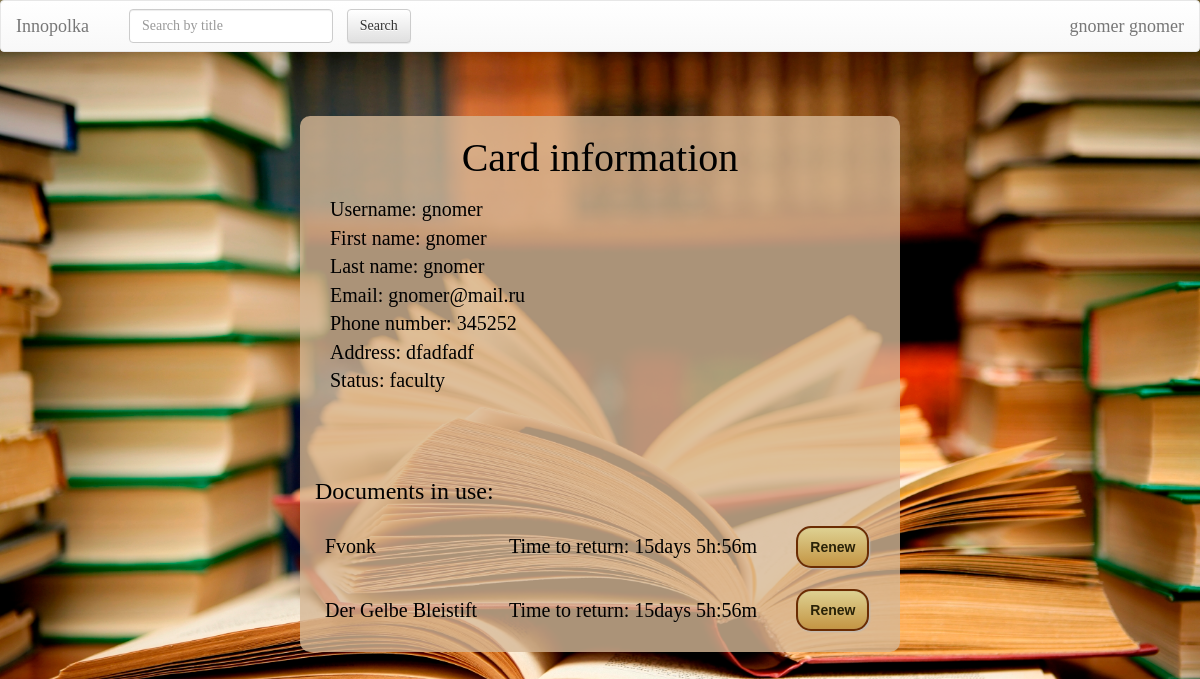
/user/?id=10 (signed in), run on an earlier commit of the app's database.
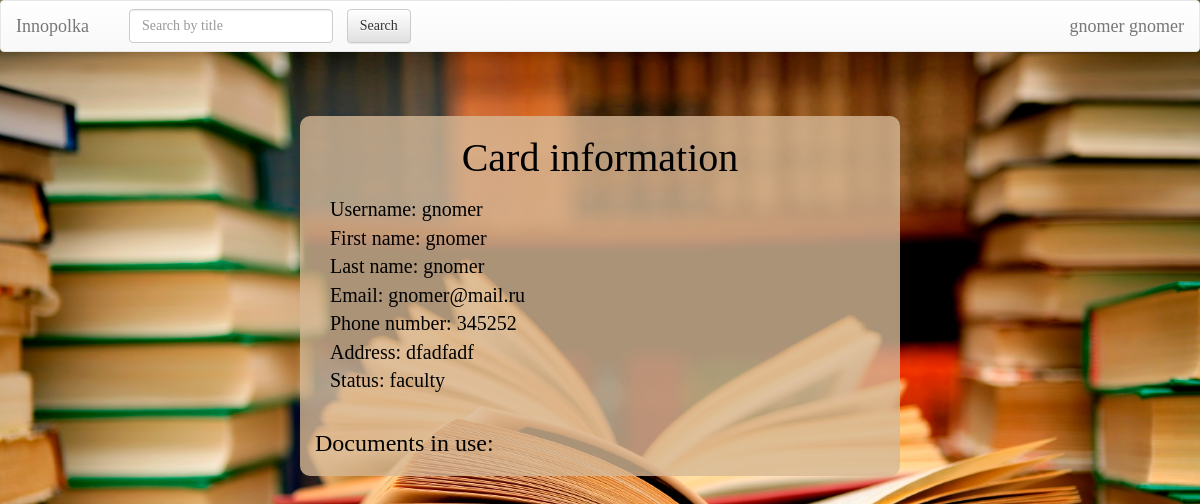
And on a later commit of the database.
### UserCards/models.py (models this page shows, shortened)
class UserProfile(models.Model):
    user = models.OneToOneField(User, on_delete=models.CASCADE)
    phone_number = models.CharField(max_length=15, null=True, blank=True)
    address = models.CharField(max_length=250, null=True, blank=True)
    status = models.CharField(max_length=250, default='student')

### Documents/models.py (models this page shows, shortened)
class DocumentCopy(models.Model):
    doc = models.ForeignKey(Document, blank=True, default=None, on_delete=models.CASCADE) # link document which is checked out
    checked_up_by_whom = models.ForeignKey(User, blank=True, default=None, on_delete=models.CASCADE) # link to holder
    date = models.DateTimeField(default=str(datetime.datetime.today().strftime("%Y-%m-%d %H:%M")))
    returning_date = models.DateTimeField(default=str(datetime.datetime.today().strftime("%Y-%m-%d %H:%M")))
    time_left = models.CharField(null=True, max_length=250)
    fine_price = models.IntegerField(null=True)
    renewed = models.BooleanField(default=False)
    class Meta:
        verbose_name_plural = 'Document copies'
    def __str__(self):
        return self.doc.title

class Document(models.Model):
    title = models.CharField(max_length=250)
    price = models.IntegerField()
    keywords = models.CharField(max_length=250) # the list of keywords stored in string
    authors = models.CharField(max_length=250) # the list of authors in string format splitted by space
    cover = models.CharField(max_length=1000, default="https://lh3.googleusercontent.com/zqfUbCXdb1oGmsNEzNxTjQU5ZlS3x46nQoB83sFbRSlMnpDTZgdVCe_LvCx-rl7sOA=w300")
    copies = models.PositiveIntegerField(default=1)
    type = models.CharField(max_length=100, default='Document')
    is_bestseller = models.BooleanField(default=False)
    is_reference = models.BooleanField(default=False)
    level = models.PositiveIntegerField(default=1)
    room = models.PositiveIntegerField(default=1)

### Documents/librarian_view.py (the view)
    def inner(request, *args, **kwargs):
        if request.user.is_authenticated:
            return func(request, *args, **kwargs)
        return redirect('/')

### Documents/librarian_view.py (called while the page is built)
def need_logged_in(func):
    def inner(request, *args, **kwargs):
        if request.user.is_authenticated:
            return func(request, *args, **kwargs)
        return redirect('/')
    return inner

### UserCards/templates/UserCards/index.html (shortened to what this page needs)
{% extends 'Documents/base.html' %}
{% load staticfiles %}
{% block body %}
    <link rel="stylesheet" type="text/css" href="{% static 'UserCards/usercards_style.css' %}"/>
    <div class="container">
    <h2 class="black">Card information</h2>
    <p>
        {% for field, value in fields %}
            {{ field }}: {{ value }}
            <br>
        {% endfor %}
    </p>
    <div>
        <table class="used-docs">
            <th colspan="3"><h3>Documents in use:</h3></th>
            {% for copy in copies %}
                <tr>
                    <td><a href="/{{ copy.doc.id }}">{{ copy }}</a></td>
                    <td>{{ copy.time_left }}<br></td>
                    {% if user.is_staff %}
                        <td><a class="button" href="/requests/return/?copy_id={{ copy.id }}" onclick="
                                return confirm('Return {{ copy.doc.title }} from {{ copy.checked_up_by_whom.username }} back?');
                                ">Return</a></td>
                    {% else %}
                        <td><button class="button" onclick="
                                    var response = httpGet('/requests/renew/?copy_id={{ copy.id }}').toString();
                                    alert(response);
                                    if (response.substr(0, 3) === 'You') // refresh to see new returning date
                                    window.location.reload(false);
                                    ">Renew
                            </button></td>
                        <br>
                    {% endif %}
                </tr>
            {% endfor %}
        </table>
    </div>
{% endblock %}

### Documents/templates/Documents/base.html (shortened to what this page needs)
<!DOCTYPE html>
<html lang="en">
<head>
    {% load staticfiles %}
    <link rel="stylesheet" href="//maxcdn.bootstrapcdn.com/bootstrap/3.2.0/css/bootstrap.min.css">
    <link rel="stylesheet" href="//maxcdn.bootstrapcdn.com/bootstrap/3.2.0/css/bootstrap-theme.min.css">
    <link rel="stylesheet" type="text/css" href="{% static 'Documents/style.css' %}"/>
</head>
<body>
<nav class="navbar navbar-default">
    <div class="container-fluid">
        <div class="navbar-header">
            <a class="navbar-brand" href="/">Innopolka</a>
        </div>
        <div class="collapse navbar-collapse" id="bs-example-navbar-collapse-1">
            <form class="navbar-form navbar-left" action="/">
                <div class="form-group">
                    <input type="text" class="form-control" name="q" placeholder="Search by title" >
                </div>
                <input type="submit" class="btn btn-default not_wide" value="Search">
            </form>
            <ul class="nav navbar-nav navbar-right">
                {% if user.is_anonymous %}
                    <li><a href="/user/login">Log In</a></li>
                {% elif user.is_authenticated %}
                <ul class="nav navbar-nav navbar-right">
                <li class="nav-item dropdown">
                    <a class="navbar-brand" href="/user/?id={{user.id}}" id="dropdown02" data-toggle="dropdown"
                       aria-haspopup="true" aria-expanded="false">{{ user.first_name }} {{user.last_name}}</a>
            </ul>
                {% endif %}
            </ul>
        </div>
    </div>
</nav>
{% block body %}{% endblock %}
</body>
</html>

### UserCards/static/UserCards/usercards_style.css (style rules this page uses)
body { background-color: #0a0a1f; font-family: Futura; color: white; }

### Documents/templates/Documents/base.html (style rules this page uses)
body { font-family: Futura; color: white; background: url("/Documents/static/images/background.jpg") no-repeat fixed center center; background-size: cover; }
table { border: 3px solid saddlebrown; border-radius: 5px; width: 80%; background-color: rgba(214, 184, 150, 0.8); color: black; empty-cells: hide; text-align: center; margin: 10px; }
.container { background-color: rgba(214, 184, 150, 0.8); color: saddlebrown; font-size: 15px; margin: 0 auto; overflow: visible; position: absolute; left: 38%; top: 25%; width: 24%; border-radius: 10px; }
form { padding: 5px; color: black; font-size: 15px; margin: 5px; }
input { background-color: floralwhite; border: 2px solid saddlebrown; border-radius: 5px; margin: 0 0 0 10px; left: 50%; }
h2 { color: black; font-size: 40px; text-align: center; }

### UserCards/templates/UserCards/index.html (style rules this page uses)
.container { background-color: rgba(214, 184, 150, 0.8); color: saddlebrown; font-size: 15px; overflow: visible; position: absolute; width: 50%; border: 0; border-radius: 10px; margin-left: -13%; margin-top: -7%; }
h2 { color: white; font-size: 40px; text-align: center; }
form { padding: 5px; color: black; font-size: 15px; margin: 5px; }
input { background-color: floralwhite; border: 2px solid saddlebrown; border-radius: 5px; margin: 0 0 0 10px; left: 50%; }
p { color: black; margin: 15px; font-size: 20px; }
a { color: black; text-decoration: none; }
table { border: none; border-radius: 10px; width: 50%; background-color: rgba(214, 184, 150, 0.8); margin: 1% 10px 10px 25%; }
.black { color: black; }
.used-docs { width: 100%; background-color: rgba(214, 184, 150, 0); margin-left: 0; }

What changed in the data, as far as the page shows it:
removed DocumentCopy: doc.title "Fvonk", time_left "Time to return: 15days 5h:56m"
removed DocumentCopy: doc.title "Der Gelbe Bleistift", time_left "Time to return: 15days 5h:56m"
